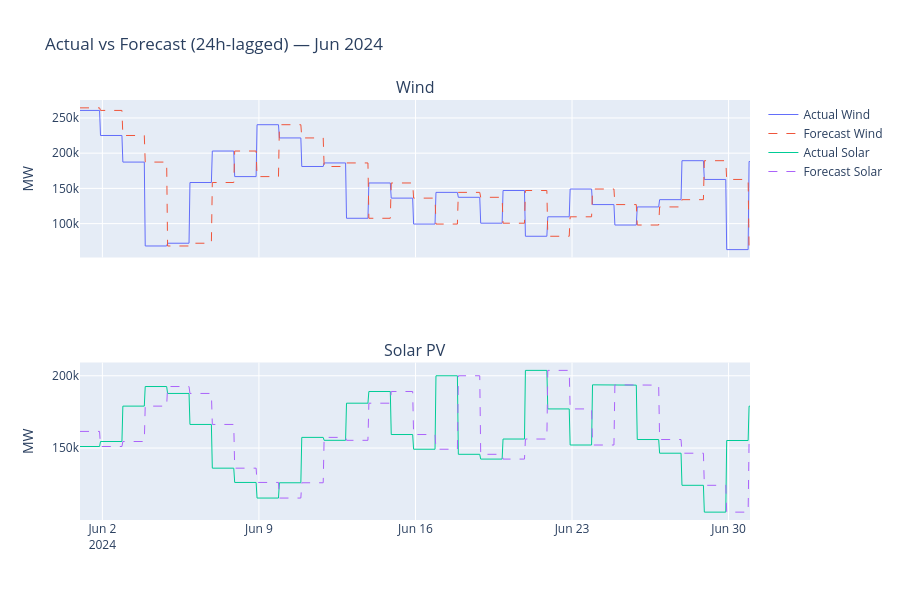

Source (notebook cell):
### Markdown cell above
## 6. Forecast vs Actual Wind/Solar

### Code cell
sample = df.loc["2024-06"]

fig = make_subplots(rows=2, cols=1, shared_xaxes=True,
                    subplot_titles=["Wind", "Solar PV"])

fig.add_trace(go.Scatter(x=sample.index, y=sample["gen_wind_mw"],
                         name="Actual Wind", line=dict(width=1)), row=1, col=1)
fig.add_trace(go.Scatter(x=sample.index, y=sample["forecast_wind_mw"],
                         name="Forecast Wind", line=dict(width=1, dash="dash")), row=1, col=1)

fig.add_trace(go.Scatter(x=sample.index, y=sample["gen_solar_pv_mw"],
                         name="Actual Solar", line=dict(width=1)), row=2, col=1)
fig.add_trace(go.Scatter(x=sample.index, y=sample["forecast_solar_mw"],
                         name="Forecast Solar", line=dict(width=1, dash="dash")), row=2, col=1)

fig.update_layout(title="Actual vs Forecast (24h-lagged) — Jun 2024",
                  height=600, yaxis_title="MW", yaxis2_title="MW")
fig.show()

### Figure 1 — Plotly figure (JSON) as saved in the notebook; plotly's stock layout.template omitted (floating-point values rounded to 4 significant figures; data arrays with more than 128 entries replaced by an {"elided": "..."} marker saying what was removed)
{"data": [{"line": {"width": 1}, "name": "Actual Wind", "type": "scatter", "x": {"elided": "720 str values"}, "xaxis": "x", "y": {"elided": "720 float values"}, "yaxis": "y"}, {"line": {"dash": "dash", "width": 1}, "name": "Forecast Wind", "type": "scatter", "x": {"elided": "720 str values"}, "xaxis": "x", "y": {"elided": "720 float values"}, "yaxis": "y"}, {"line": {"width": 1}, "name": "Actual Solar", "type": "scatter", "x": {"elided": "720 str values"}, "xaxis": "x2", "y": {"elided": "720 float values"}, "yaxis": "y2"}, {"line": {"dash": "dash", "width": 1}, "name": "Forecast Solar", "type": "scatter", "x": {"elided": "720 str values"}, "xaxis": "x2", "y": {"elided": "720 float values"}, "yaxis": "y2"}], "layout": {"annotations": [{"font": {"size": 16}, "showarrow": false, "text": "Wind", "x": 0.5, "xanchor": "center", "xref": "paper", "y": 1, "yanchor": "bottom", "yref": "paper"}, {"font": {"size": 16}, "showarrow": false, "text": "Solar PV", "x": 0.5, "xanchor": "center", "xref": "paper", "y": 0.375, "yanchor": "bottom", "yref": "paper"}], "height": 600, "title": {"text": "Actual vs Forecast (24h-lagged) — Jun 2024"}, "xaxis": {"anchor": "y", "domain": [0, 1], "matches": "x2", "showticklabels": false}, "xaxis2": {"anchor": "y2", "domain": [0, 1]}, "yaxis": {"anchor": "x", "domain": [0.625, 1], "title": {"text": "MW"}}, "yaxis2": {"anchor": "x2", "domain": [0, 0.375], "title": {"text": "MW"}}}}
